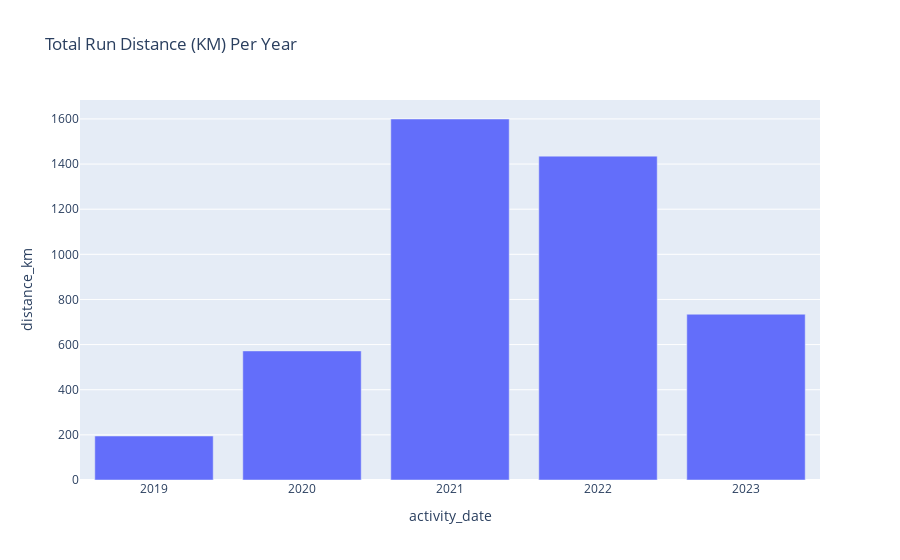

The cell this chart's notebook holds for it:
### Code cell
distance_per_year = runs_df.groupby(runs_df['activity_date'].dt.year)['distance_km'].sum().reset_index()
display(distance_per_year)

fig = px.bar(distance_per_year, x='activity_date', y='distance_km', title='Total Run Distance (KM) Per Year')
fig.show()

### Figure 1 — Plotly figure (JSON) as saved in the notebook; plotly's stock layout.template omitted (floating-point values rounded to 4 significant figures)
{"data": [{"alignmentgroup": "True", "hovertemplate": "activity_date=%{x}<br>distance_km=%{y}<extra></extra>", "legendgroup": "", "marker": {"color": "#636efa", "pattern": {"shape": ""}}, "name": "", "offsetgroup": "", "orientation": "v", "showlegend": false, "textposition": "auto", "type": "bar", "x": [2019, 2020, 2021, 2022, 2023], "xaxis": "x", "y": [194.9, 571.9, 1600.0, 1435.0, 734.5], "yaxis": "y"}], "layout": {"barmode": "relative", "legend": {"tracegroupgap": 0}, "title": {"text": "Total Run Distance (KM) Per Year"}, "xaxis": {"anchor": "y", "domain": [0, 1], "title": {"text": "activity_date"}}, "yaxis": {"anchor": "x", "domain": [0, 1], "title": {"text": "distance_km"}}}}
